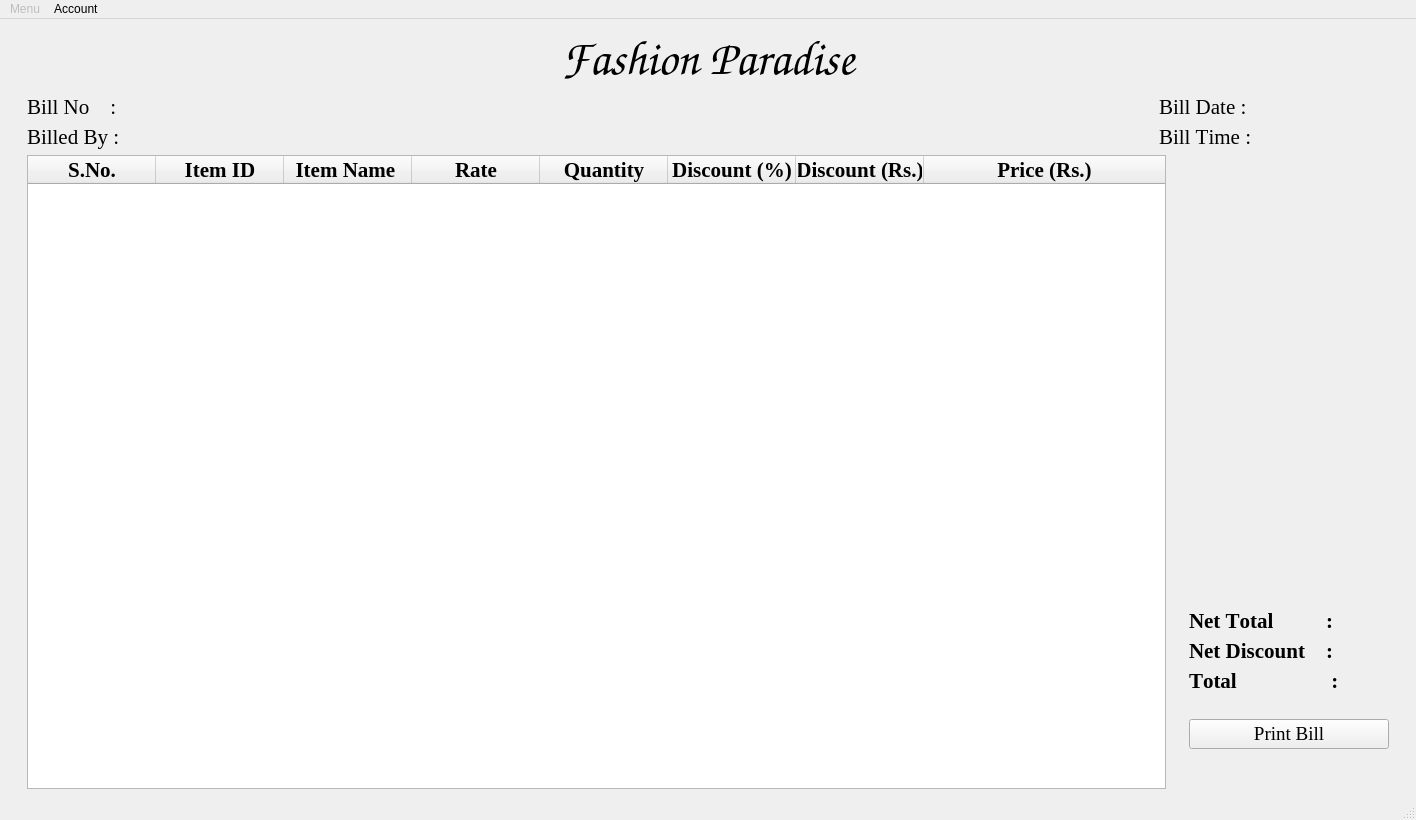
<?xml version="1.0" encoding="UTF-8"?>
<ui version="4.0">
 <class>MainWindow</class>
 <widget class="QMainWindow" name="MainWindow">
  <property name="geometry">
   <rect>
    <x>0</x>
    <y>0</y>
    <width>1416</width>
    <height>820</height>
   </rect>
  </property>
  <property name="minimumSize">
   <size>
    <width>1280</width>
    <height>720</height>
   </size>
  </property>
  <property name="font">
   <font>
    <kerning>false</kerning>
   </font>
  </property>
  <property name="windowTitle">
   <string>MainWindow</string>
  </property>
  <widget class="QWidget" name="centralwidget">
   <layout class="QGridLayout" name="gridLayout_15">
    <item row="0" column="0">
     <layout class="QGridLayout" name="gridLayout_14">
      <item row="0" column="0">
       <layout class="QGridLayout" name="gridLayout_13">
        <item row="0" column="0">
         <layout class="QGridLayout" name="gridLayout_10">
          <item row="0" column="0">
           <spacer name="horizontalSpacer_2">
            <property name="orientation">
             <enum>Qt::Horizontal</enum>
            </property>
            <property name="sizeType">
             <enum>QSizePolicy::Minimum</enum>
            </property>
            <property name="sizeHint" stdset="0">
             <size>
              <width>18</width>
              <height>20</height>
             </size>
            </property>
           </spacer>
          </item>
          <item row="0" column="1">
           <layout class="QGridLayout" name="gridLayout_9">
            <item row="0" column="0">
             <layout class="QGridLayout" name="gridLayout_6">
              <item row="0" column="0">
               <widget class="QLabel" name="label_2">
                <property name="font">
                 <font>
                  <family>Comic Sans MS</family>
                  <pointsize>36</pointsize>
                  <kerning>false</kerning>
                 </font>
                </property>
                <property name="text">
                 <string>Fashion Paradise</string>
                </property>
                <property name="alignment">
                 <set>Qt::AlignCenter</set>
                </property>
               </widget>
              </item>
              <item row="1" column="0">
               <layout class="QGridLayout" name="gridLayout_2">
                <item row="0" column="0">
                 <layout class="QGridLayout" name="gridLayout">
                  <item row="0" column="0">
                   <widget class="QLabel" name="Bill_Number_Label">
                    <property name="font">
                     <font>
                      <family>Times New Roman</family>
                      <pointsize>16</pointsize>
                      <kerning>false</kerning>
                     </font>
                    </property>
                    <property name="whatsThis">
                     <string extracomment="Bill Identification Number"/>
                    </property>
                    <property name="text">
                     <string>Bill No    :     </string>
                    </property>
                   </widget>
                  </item>
                  <item row="1" column="0">
                   <widget class="QLabel" name="Billed_By_Label">
                    <property name="font">
                     <font>
                      <family>Times New Roman</family>
                      <pointsize>16</pointsize>
                      <kerning>false</kerning>
                     </font>
                    </property>
                    <property name="whatsThis">
                     <string extracomment="Staff who is billing"/>
                    </property>
                    <property name="text">
                     <string>Billed By :                          </string>
                    </property>
                   </widget>
                  </item>
                 </layout>
                </item>
                <item row="0" column="1">
                 <spacer name="horizontalSpacer">
                  <property name="orientation">
                   <enum>Qt::Horizontal</enum>
                  </property>
                  <property name="sizeHint" stdset="0">
                   <size>
                    <width>40</width>
                    <height>20</height>
                   </size>
                  </property>
                 </spacer>
                </item>
                <item row="0" column="2">
                 <layout class="QGridLayout" name="gridLayout_3">
                  <item row="0" column="0">
                   <widget class="QLabel" name="Bill_Date_Label">
                    <property name="sizePolicy">
                     <sizepolicy hsizetype="Fixed" vsizetype="Fixed">
                      <horstretch>0</horstretch>
                      <verstretch>0</verstretch>
                     </sizepolicy>
                    </property>
                    <property name="font">
                     <font>
                      <family>Times New Roman</family>
                      <pointsize>16</pointsize>
                      <kerning>false</kerning>
                     </font>
                    </property>
                    <property name="whatsThis">
                     <string extracomment="Date of the Bill"/>
                    </property>
                    <property name="frameShape">
                     <enum>QFrame::NoFrame</enum>
                    </property>
                    <property name="text">
                     <string>Bill Date :                           </string>
                    </property>
                   </widget>
                  </item>
                  <item row="1" column="0">
                   <widget class="QLabel" name="Bill_Time_Label">
                    <property name="font">
                     <font>
                      <family>Times New Roman</family>
                      <pointsize>16</pointsize>
                      <kerning>false</kerning>
                     </font>
                    </property>
                    <property name="whatsThis">
                     <string extracomment="Time of the Bill"/>
                    </property>
                    <property name="text">
                     <string>Bill Time :                    </string>
                    </property>
                   </widget>
                  </item>
                 </layout>
                </item>
               </layout>
              </item>
             </layout>
            </item>
            <item row="0" column="1">
             <spacer name="horizontalSpacer_7">
              <property name="orientation">
               <enum>Qt::Horizontal</enum>
              </property>
              <property name="sizeType">
               <enum>QSizePolicy::Minimum</enum>
              </property>
              <property name="sizeHint" stdset="0">
               <size>
                <width>18</width>
                <height>20</height>
               </size>
              </property>
             </spacer>
            </item>
           </layout>
          </item>
         </layout>
        </item>
        <item row="1" column="0">
         <layout class="QGridLayout" name="gridLayout_12">
          <item row="0" column="0">
           <layout class="QGridLayout" name="gridLayout_11">
            <item row="0" column="0">
             <spacer name="horizontalSpacer_6">
              <property name="orientation">
               <enum>Qt::Horizontal</enum>
              </property>
              <property name="sizeType">
               <enum>QSizePolicy::Minimum</enum>
              </property>
              <property name="sizeHint" stdset="0">
               <size>
                <width>18</width>
                <height>20</height>
               </size>
              </property>
             </spacer>
            </item>
            <item row="0" column="1">
             <widget class="QTableWidget" name="Bill_Table">
              <property name="minimumSize">
               <size>
                <width>0</width>
                <height>610</height>
               </size>
              </property>
              <property name="font">
               <font>
                <family>Times New Roman</family>
                <pointsize>16</pointsize>
                <kerning>false</kerning>
               </font>
              </property>
              <property name="verticalScrollBarPolicy">
               <enum>Qt::ScrollBarAlwaysOff</enum>
              </property>
              <property name="horizontalScrollBarPolicy">
               <enum>Qt::ScrollBarAlwaysOff</enum>
              </property>
              <property name="sizeAdjustPolicy">
               <enum>QAbstractScrollArea::AdjustToContents</enum>
              </property>
              <property name="showGrid">
               <bool>true</bool>
              </property>
              <property name="gridStyle">
               <enum>Qt::NoPen</enum>
              </property>
              <attribute name="horizontalHeaderVisible">
               <bool>true</bool>
              </attribute>
              <attribute name="horizontalHeaderCascadingSectionResizes">
               <bool>true</bool>
              </attribute>
              <attribute name="horizontalHeaderDefaultSectionSize">
               <number>128</number>
              </attribute>
              <attribute name="horizontalHeaderStretchLastSection">
               <bool>true</bool>
              </attribute>
              <attribute name="verticalHeaderVisible">
               <bool>false</bool>
              </attribute>
              <attribute name="verticalHeaderCascadingSectionResizes">
               <bool>true</bool>
              </attribute>
              <column>
               <property name="text">
                <string>S.No.</string>
               </property>
               <property name="font">
                <font>
                 <family>Times New Roman</family>
                 <pointsize>16</pointsize>
                 <bold>true</bold>
                 <stylestrategy>PreferAntialias</stylestrategy>
                 <kerning>false</kerning>
                </font>
               </property>
               <property name="foreground">
                <brush brushstyle="SolidPattern">
                 <color alpha="255">
                  <red>0</red>
                  <green>0</green>
                  <blue>0</blue>
                 </color>
                </brush>
               </property>
              </column>
              <column>
               <property name="text">
                <string>Item ID</string>
               </property>
               <property name="font">
                <font>
                 <family>Times New Roman</family>
                 <pointsize>16</pointsize>
                 <bold>true</bold>
                 <kerning>true</kerning>
                </font>
               </property>
              </column>
              <column>
               <property name="text">
                <string>Item Name </string>
               </property>
               <property name="font">
                <font>
                 <family>Times New Roman</family>
                 <pointsize>16</pointsize>
                 <bold>true</bold>
                 <kerning>false</kerning>
                </font>
               </property>
              </column>
              <column>
               <property name="text">
                <string>Rate</string>
               </property>
               <property name="font">
                <font>
                 <family>Times New Roman</family>
                 <pointsize>16</pointsize>
                 <bold>true</bold>
                 <kerning>false</kerning>
                </font>
               </property>
              </column>
              <column>
               <property name="text">
                <string>Quantity</string>
               </property>
               <property name="font">
                <font>
                 <family>Times New Roman</family>
                 <pointsize>16</pointsize>
                 <bold>true</bold>
                 <kerning>false</kerning>
                </font>
               </property>
              </column>
              <column>
               <property name="text">
                <string>Discount (%)</string>
               </property>
               <property name="font">
                <font>
                 <family>Times New Roman</family>
                 <pointsize>16</pointsize>
                 <bold>true</bold>
                 <kerning>false</kerning>
                </font>
               </property>
              </column>
              <column>
               <property name="text">
                <string>Discount (Rs.)</string>
               </property>
               <property name="font">
                <font>
                 <family>Times New Roman</family>
                 <pointsize>16</pointsize>
                 <bold>true</bold>
                 <kerning>false</kerning>
                </font>
               </property>
              </column>
              <column>
               <property name="text">
                <string>Price (Rs.)</string>
               </property>
               <property name="font">
                <font>
                 <family>Times New Roman</family>
                 <pointsize>16</pointsize>
                 <bold>true</bold>
                 <kerning>false</kerning>
                </font>
               </property>
              </column>
             </widget>
            </item>
           </layout>
          </item>
          <item row="0" column="1">
           <layout class="QGridLayout" name="gridLayout_8">
            <item row="0" column="0">
             <layout class="QGridLayout" name="gridLayout_5">
              <item row="0" column="0">
               <spacer name="horizontalSpacer_5">
                <property name="orientation">
                 <enum>Qt::Horizontal</enum>
                </property>
                <property name="sizeType">
                 <enum>QSizePolicy::Minimum</enum>
                </property>
                <property name="sizeHint" stdset="0">
                 <size>
                  <width>17</width>
                  <height>20</height>
                 </size>
                </property>
               </spacer>
              </item>
              <item row="0" column="1">
               <layout class="QGridLayout" name="gridLayout_4">
                <item row="0" column="0">
                 <spacer name="verticalSpacer">
                  <property name="orientation">
                   <enum>Qt::Vertical</enum>
                  </property>
                  <property name="sizeHint" stdset="0">
                   <size>
                    <width>20</width>
                    <height>40</height>
                   </size>
                  </property>
                 </spacer>
                </item>
                <item row="4" column="0">
                 <widget class="QPushButton" name="Print_Button">
                  <property name="font">
                   <font>
                    <family>Times New Roman</family>
                    <pointsize>14</pointsize>
                    <kerning>false</kerning>
                   </font>
                  </property>
                  <property name="text">
                   <string>Print Bill</string>
                  </property>
                  <property name="icon">
                   <iconset theme="printer"/>
                  </property>
                 </widget>
                </item>
                <item row="1" column="0">
                 <layout class="QGridLayout" name="gridLayout_7">
                  <item row="0" column="0">
                   <widget class="QLabel" name="Net_Total_Label">
                    <property name="minimumSize">
                     <size>
                      <width>200</width>
                      <height>0</height>
                     </size>
                    </property>
                    <property name="font">
                     <font>
                      <family>Times New Roman</family>
                      <pointsize>16</pointsize>
                      <bold>true</bold>
                      <kerning>false</kerning>
                     </font>
                    </property>
                    <property name="text">
                     <string>Net Total          :      </string>
                    </property>
                   </widget>
                  </item>
                  <item row="1" column="0">
                   <widget class="QLabel" name="Net_Discount_Label">
                    <property name="minimumSize">
                     <size>
                      <width>200</width>
                      <height>0</height>
                     </size>
                    </property>
                    <property name="font">
                     <font>
                      <family>Times New Roman</family>
                      <pointsize>16</pointsize>
                      <bold>true</bold>
                      <kerning>false</kerning>
                     </font>
                    </property>
                    <property name="text">
                     <string>Net Discount    :      </string>
                    </property>
                   </widget>
                  </item>
                 </layout>
                </item>
                <item row="2" column="0">
                 <widget class="QLabel" name="Total_Label">
                  <property name="minimumSize">
                   <size>
                    <width>200</width>
                    <height>0</height>
                   </size>
                  </property>
                  <property name="font">
                   <font>
                    <family>Times New Roman</family>
                    <pointsize>16</pointsize>
                    <bold>true</bold>
                    <kerning>false</kerning>
                   </font>
                  </property>
                  <property name="text">
                   <string>Total                  :         </string>
                  </property>
                 </widget>
                </item>
                <item row="5" column="0">
                 <spacer name="verticalSpacer_2">
                  <property name="orientation">
                   <enum>Qt::Vertical</enum>
                  </property>
                  <property name="sizeType">
                   <enum>QSizePolicy::Minimum</enum>
                  </property>
                  <property name="sizeHint" stdset="0">
                   <size>
                    <width>20</width>
                    <height>40</height>
                   </size>
                  </property>
                 </spacer>
                </item>
                <item row="3" column="0">
                 <widget class="QLabel" name="label">
                  <property name="text">
                   <string/>
                  </property>
                 </widget>
                </item>
               </layout>
              </item>
             </layout>
            </item>
            <item row="0" column="1">
             <spacer name="horizontalSpacer_4">
              <property name="orientation">
               <enum>Qt::Horizontal</enum>
              </property>
              <property name="sizeType">
               <enum>QSizePolicy::Minimum</enum>
              </property>
              <property name="sizeHint" stdset="0">
               <size>
                <width>18</width>
                <height>20</height>
               </size>
              </property>
             </spacer>
            </item>
           </layout>
          </item>
         </layout>
        </item>
       </layout>
      </item>
     </layout>
    </item>
   </layout>
  </widget>
  <widget class="QMenuBar" name="My_Menu">
   <property name="geometry">
    <rect>
     <x>0</x>
     <y>0</y>
     <width>1416</width>
     <height>22</height>
    </rect>
   </property>
   <widget class="QMenu" name="New_Bill_Tab">
    <property name="enabled">
     <bool>false</bool>
    </property>
    <property name="title">
     <string>Menu</string>
    </property>
    <widget class="QMenu" name="menuStock">
     <property name="enabled">
      <bool>false</bool>
     </property>
     <property name="title">
      <string>Stock</string>
     </property>
     <addaction name="View_Stock"/>
     <addaction name="Update_Stock"/>
     <addaction name="New_Stock"/>
    </widget>
    <widget class="QMenu" name="menuSales">
     <property name="enabled">
      <bool>false</bool>
     </property>
     <property name="title">
      <string>Sales</string>
     </property>
     <addaction name="actionToday_s_Sales"/>
     <addaction name="actionPrevious_Sales"/>
    </widget>
    <addaction name="menuStock"/>
    <addaction name="menuSales"/>
    <addaction name="Staff_Management_Menu"/>
   </widget>
   <widget class="QMenu" name="Quit_Tab">
    <property name="title">
     <string>Account </string>
    </property>
    <addaction name="Profile"/>
    <addaction name="actionLogout"/>
    <addaction name="actionThemes"/>
   </widget>
   <addaction name="New_Bill_Tab"/>
   <addaction name="Quit_Tab"/>
  </widget>
  <widget class="QStatusBar" name="statusbar"/>
  <action name="actionProfile">
   <property name="text">
    <string>Profile</string>
   </property>
  </action>
  <action name="View_Stock">
   <property name="text">
    <string>View Stock</string>
   </property>
  </action>
  <action name="Update_Stock">
   <property name="text">
    <string>Update Stock</string>
   </property>
  </action>
  <action name="New_Stock">
   <property name="text">
    <string>New Stock</string>
   </property>
  </action>
  <action name="actionToday_s_Sales">
   <property name="text">
    <string>Today's Sales</string>
   </property>
  </action>
  <action name="actionPrevious_Sales">
   <property name="text">
    <string>Previous Sales</string>
   </property>
  </action>
  <action name="Staff_Management_Menu">
   <property name="enabled">
    <bool>true</bool>
   </property>
   <property name="text">
    <string>Staff Management </string>
   </property>
  </action>
  <action name="Profile">
   <property name="text">
    <string>Profile </string>
   </property>
  </action>
  <action name="actionLogout">
   <property name="text">
    <string>Logout and Exit</string>
   </property>
  </action>
  <action name="Exit_Button">
   <property name="text">
    <string>Logout and Exit</string>
   </property>
  </action>
  <action name="actionThemes">
   <property name="text">
    <string>Themes</string>
   </property>
  </action>
 </widget>
 <resources>
  <include location="Qt resources/Report_Manager/image.qrc"/>
  <include location="BMS.qrc"/>
 </resources>
 <connections/>
</ui>
